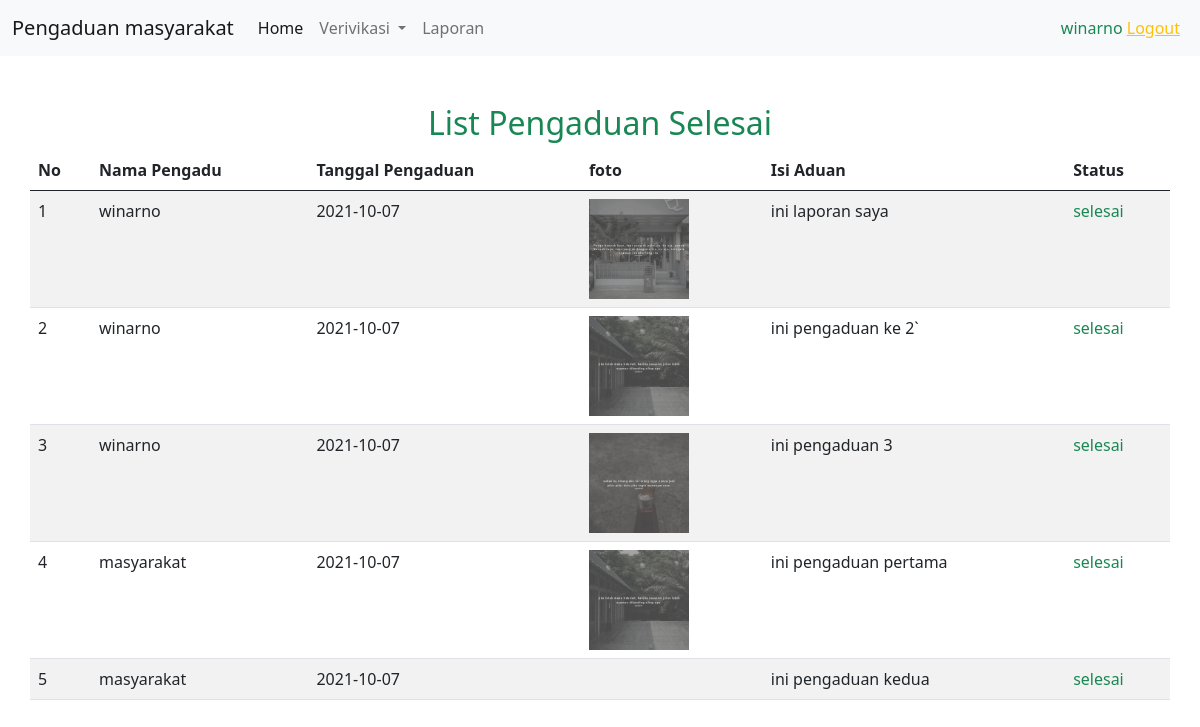
The app's page /administrator/verivikasi/verivikasi_selesai.php (signed in) with its own data.
### tables this page shows
CREATE TABLE `pengaduan` (
  `id_pengaduan` int(11) NOT NULL,
  `tgl_pengaduan` date DEFAULT NULL,
  `nik` char(16) DEFAULT NULL,
  `isi_laporan` text DEFAULT NULL,
  `foto` varchar(255) DEFAULT NULL,
  `status` enum('0','proses','selesai') DEFAULT NULL
);

CREATE TABLE `masyarakat` (
  `nik` char(16) NOT NULL,
  `nama` varchar(35) DEFAULT NULL,
  `username` varchar(25) DEFAULT NULL,
  `password` varchar(225) DEFAULT NULL,
  `telp` varchar(13) DEFAULT NULL
);

### administrator/verivikasi/verivikasi_selesai.php (the view, shortened to what this page needs)
<?php
require '../../lib/koneksi.php';
$result = mysqli_query($conn, "SELECT p.id_pengaduan as id_pengaduan ,m.nama as nama, p.tgl_pengaduan as tgl_pengaduan,p.foto as foto,p.isi_laporan as isi_laporan,p.status as status FROM pengaduan p JOIN masyarakat m WHERE p.nik=m.nik AND p.status='selesai'");
mysqli_fetch_assoc($result);
?>
<!DOCTYPE html>
<html lang="en">
<head>
    <link rel="stylesheet" href="../../assets/css/bootstrap.css">
</head>
<body>
    <nav class="navbar navbar-expand-lg navbar-light bg-light mb-5">
        <div class="container-fluid">
            <a class="navbar-brand" href="#">Pengaduan masyarakat</a>
            <div class="collapse navbar-collapse" id="navbarSupportedContent">
                <ul class="navbar-nav me-auto mb-2 mb-lg-0">
                    <li class="nav-item">
                        <a class="nav-link active" aria-current="page" href="#">Home</a>
                    </li>
                    <li class="nav-item dropdown">
                        <a class="nav-link dropdown-toggle" href="#" id="navbarDropdown" role="button" data-bs-toggle="dropdown" aria-expanded="false">
                            Verivikasi
                        </a>
                    </li>
                    <li class="nav-item">
                        <a class="nav-link" href="../laporan.php">Laporan</a>
                    </li>
                </ul>
                <div class="justify-content-end mx-2">
                    <div class="text-success"><?= $_SESSION['nama_petugas']; ?>
                        <a href="../../logout.php" class="text-warning">Logout</a>
                    </div>
                </div>
            </div>
        </div>
    </nav>
    <div class="container">
        <center>
            <h2 class="text-success">List Pengaduan Selesai</h2>
        </center>
        <div class="row justify-content-center">
            <table class="table table-striped">
                <thead>
                    <tr>
                        <th>No</th>
                        <th>Nama Pengadu</th>
                        <th>Tanggal Pengaduan</th>
                        <th>foto</th>
                        <th>Isi Aduan</th>
                        <th>Status</th>
                    </tr>
                </thead>
                <tbody>
                    <?php $i = 1;
                    foreach ($result as $res) :
                        if ($res['status'] == 'selesai') {
                            $status = "selesai";
                        } else if ($res['status'] == 'proses') {
                            $status = 'proses';
                        } else {
                            $status = 'Status tidak diketahui';
                        }
                    ?>
                        <tr>
                            <td><?= $i++; ?></td>
                            <td><?= $res['nama']; ?></td>
                            <td><?= $res['tgl_pengaduan']; ?></td>
                            <td><img src="../../assets/img/<?= $res['foto']; ?>" width="100px" alt=""></td>
                            <td><?= $res['isi_laporan']; ?></td>
                            <td class="text-success"><?= $status; ?></td>
                        </tr>
                    <?php endforeach; ?>
                </tbody>
            </table>
        </div>
</body>
</html>

### records on screen
pengaduan: nik.nama "winarno", tgl_pengaduan "2021-10-07", foto (picture), isi_laporan "ini laporan saya", status "selesai"
pengaduan: nik.nama "winarno", tgl_pengaduan "2021-10-07", foto (picture), isi_laporan "ini pengaduan ke 2`", status "selesai"
pengaduan: nik.nama "winarno", tgl_pengaduan "2021-10-07", foto (picture), isi_laporan "ini pengaduan 3", status "selesai"
pengaduan: nik.nama "masyarakat", tgl_pengaduan "2021-10-07", foto (picture), isi_laporan "ini pengaduan pertama", status "selesai"
pengaduan: nik.nama "masyarakat", tgl_pengaduan "2021-10-07", isi_laporan "ini pengaduan kedua", status "selesai"

### other values on screen
$_SESSION['nama_petugas'] "winarno"
